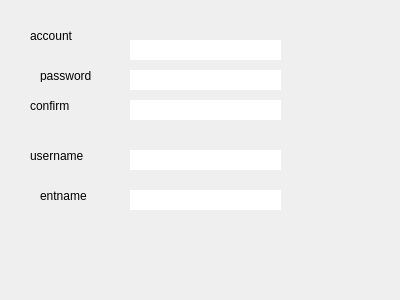
<?xml version="1.0" encoding="UTF-8"?>
<ui version="4.0">
 <class>EbDialogRegister</class>
 <widget class="QDialog" name="EbDialogRegister">
  <property name="geometry">
   <rect>
    <x>0</x>
    <y>0</y>
    <width>400</width>
    <height>300</height>
   </rect>
  </property>
  <property name="windowTitle">
   <string>Dialog</string>
  </property>
  <widget class="QLabel" name="labelAccount">
   <property name="geometry">
    <rect>
     <x>30</x>
     <y>30</y>
     <width>54</width>
     <height>12</height>
    </rect>
   </property>
   <property name="text">
    <string>account</string>
   </property>
  </widget>
  <widget class="QLabel" name="labelPassword">
   <property name="geometry">
    <rect>
     <x>40</x>
     <y>70</y>
     <width>54</width>
     <height>12</height>
    </rect>
   </property>
   <property name="text">
    <string>password</string>
   </property>
  </widget>
  <widget class="QLabel" name="labelPwdConfirm">
   <property name="geometry">
    <rect>
     <x>30</x>
     <y>100</y>
     <width>54</width>
     <height>12</height>
    </rect>
   </property>
   <property name="text">
    <string>confirm</string>
   </property>
  </widget>
  <widget class="QLabel" name="labelUserName">
   <property name="geometry">
    <rect>
     <x>30</x>
     <y>150</y>
     <width>54</width>
     <height>12</height>
    </rect>
   </property>
   <property name="text">
    <string>username</string>
   </property>
  </widget>
  <widget class="QLabel" name="labelEntName">
   <property name="geometry">
    <rect>
     <x>40</x>
     <y>190</y>
     <width>54</width>
     <height>12</height>
    </rect>
   </property>
   <property name="text">
    <string>entname</string>
   </property>
  </widget>
  <widget class="QLineEdit" name="lineEditAccount">
   <property name="geometry">
    <rect>
     <x>130</x>
     <y>40</y>
     <width>151</width>
     <height>20</height>
    </rect>
   </property>
   <property name="text">
    <string/>
   </property>
   <property name="maxLength">
    <number>64</number>
   </property>
   <property name="frame">
    <bool>false</bool>
   </property>
  </widget>
  <widget class="QLineEdit" name="lineEditPassword">
   <property name="geometry">
    <rect>
     <x>130</x>
     <y>70</y>
     <width>151</width>
     <height>20</height>
    </rect>
   </property>
   <property name="text">
    <string/>
   </property>
   <property name="maxLength">
    <number>64</number>
   </property>
   <property name="frame">
    <bool>false</bool>
   </property>
   <property name="echoMode">
    <enum>QLineEdit::Password</enum>
   </property>
  </widget>
  <widget class="QLineEdit" name="lineEditPwdConfirm">
   <property name="geometry">
    <rect>
     <x>130</x>
     <y>100</y>
     <width>151</width>
     <height>20</height>
    </rect>
   </property>
   <property name="text">
    <string/>
   </property>
   <property name="maxLength">
    <number>64</number>
   </property>
   <property name="frame">
    <bool>false</bool>
   </property>
   <property name="echoMode">
    <enum>QLineEdit::Password</enum>
   </property>
  </widget>
  <widget class="QLineEdit" name="lineEditUserName">
   <property name="geometry">
    <rect>
     <x>130</x>
     <y>150</y>
     <width>151</width>
     <height>20</height>
    </rect>
   </property>
   <property name="text">
    <string/>
   </property>
   <property name="maxLength">
    <number>64</number>
   </property>
   <property name="frame">
    <bool>false</bool>
   </property>
  </widget>
  <widget class="QLineEdit" name="lineEditEntName">
   <property name="geometry">
    <rect>
     <x>130</x>
     <y>190</y>
     <width>151</width>
     <height>20</height>
    </rect>
   </property>
   <property name="text">
    <string/>
   </property>
   <property name="maxLength">
    <number>64</number>
   </property>
   <property name="frame">
    <bool>false</bool>
   </property>
  </widget>
 </widget>
 <resources/>
 <connections/>
</ui>
